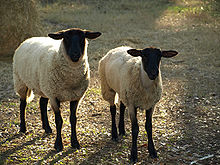
#> input picture Sheeps01.jpg, 220 x 165 px
$ python ManualBLOB.py
#> lines starting #> are read from the running program, lines starting #| are printed output that depends on the picture; after the words box and inside, x2 and y2 are one past the last pixel; in counts of white or black regions, pixels touching at a corner belong together
import numpy as np
import cv2

#Open image, convert to greyscale and blur
testImg = cv2.imread('Sheeps01.jpg', 0)
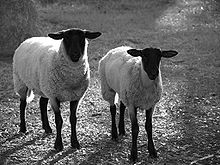
#> testImg: shape (165, 220); min 0, max 255, mean 98.5
blur = cv2.GaussianBlur(testImg,(5,5),0)
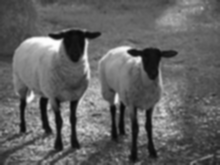
#> blur: shape (165, 220); min 8, max 254, mean 98.5
__, binaryImg = cv2.threshold(testImg,127,255,cv2.THRESH_BINARY)
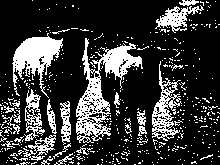
#> binaryImg: shape (165, 220); 22.3% white; 463 white regions (436 under 20 px), largest, box (x1, y1, x2, y2) and area: (76, 38, 143, 143) 2205, (12, 33, 63, 98) 1414, (152, 61, 182, 141) 826

#> (the run stopped early here; a loop or call above may not have finished)

$ run again, with chickens01.jpg copied over Sheeps01.jpg
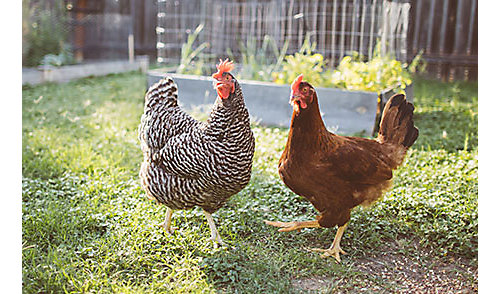
#> input picture chickens01.jpg, 500 x 294 px
#> `blur = cv2.GaussianBlur(testImg,(5,5),0)`:
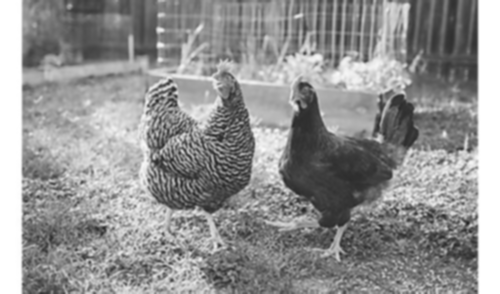
#> blur: shape (294, 500); min 37, max 255, mean 146.5
#> `__, binaryImg = cv2.threshold(testImg,127,255,cv2.THRESH_BINARY)`:
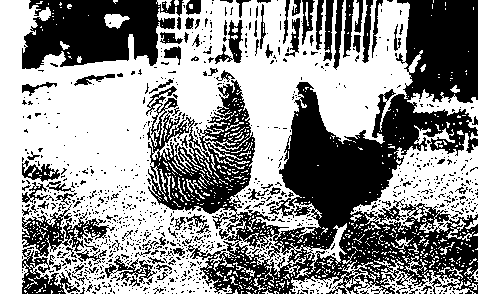
#> binaryImg: shape (294, 500); 58.7% white; 1014 black regions (921 under 20 px), largest, box (x1, y1, x2, y2) and area: (146, 0, 478, 294) 38664, (22, 0, 184, 69) 7584, (22, 204, 115, 257) 1643

$ run again, with farmhouse-ground-floor.jpg copied over Sheeps01.jpg
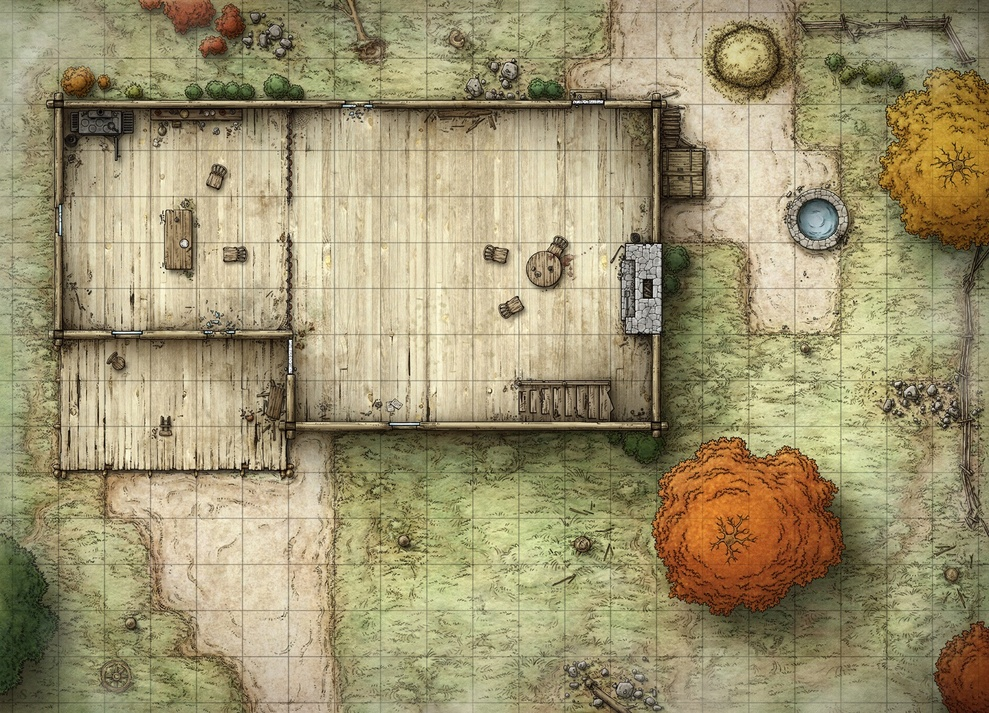
#> input picture farmhouse-ground-floor.jpg, 989 x 713 px, shrunk from 1500 x 1081 before the run
#> `testImg = cv2.imread('Sheeps01.jpg', 0)`:
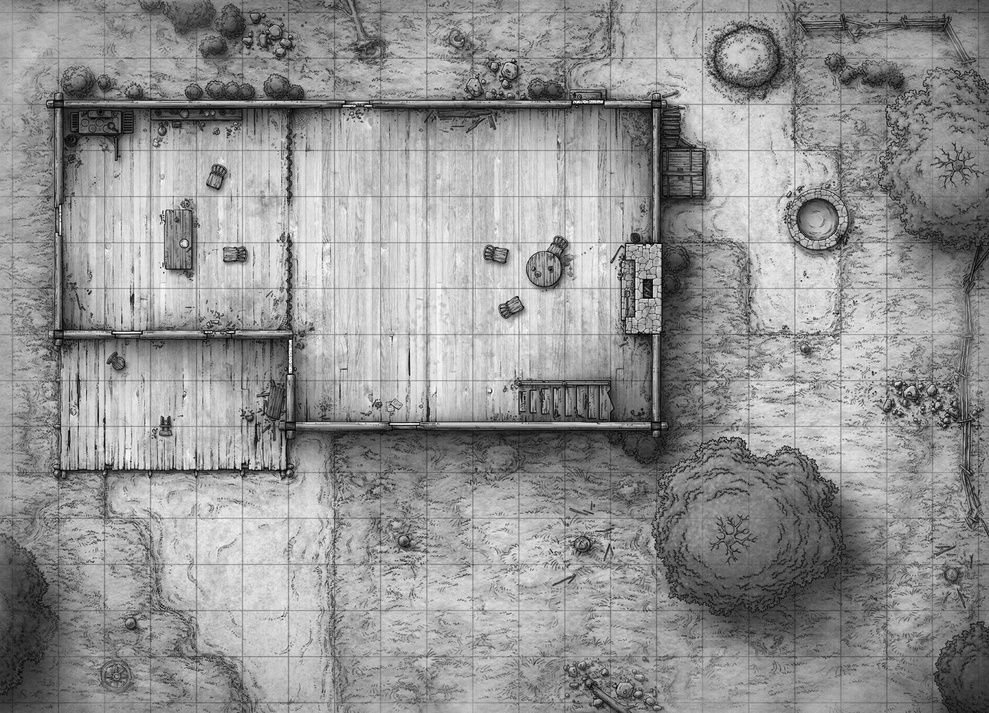
#> testImg: shape (713, 989); min 0, max 255, mean 146.4
#> `__, binaryImg = cv2.threshold(testImg,127,255,cv2.THRESH_BINARY)`:
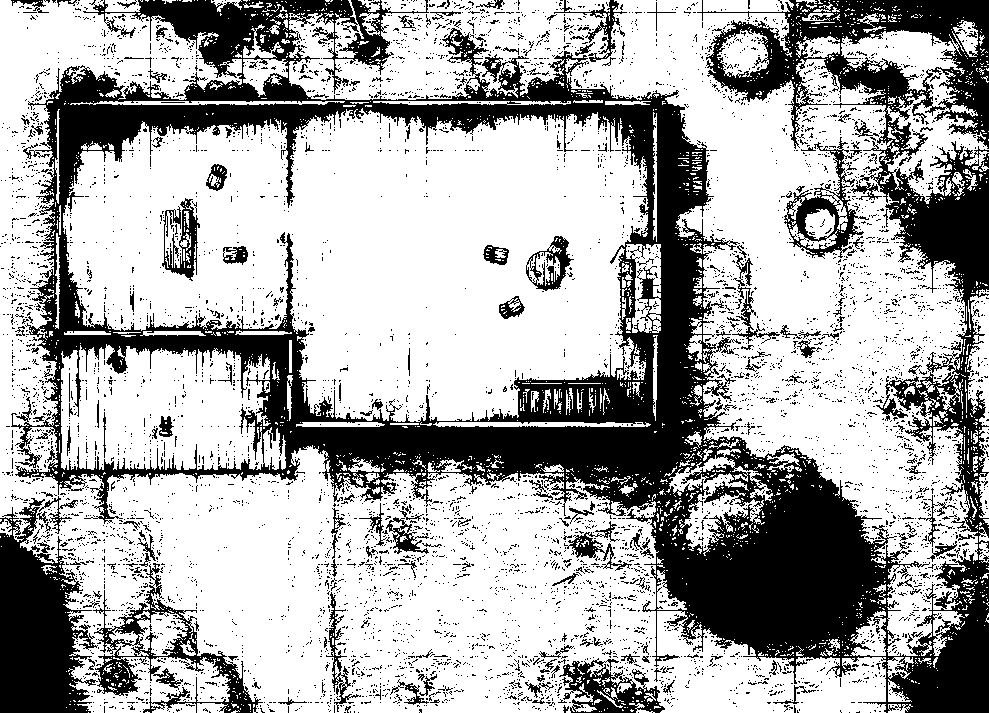
#> binaryImg: shape (713, 989); 67.4% white; 5838 black regions (5616 under 20 px), largest, box (x1, y1, x2, y2) and area: (11, 0, 989, 713) 173727, (0, 498, 98, 713) 13015, (93, 563, 263, 713) 5154
